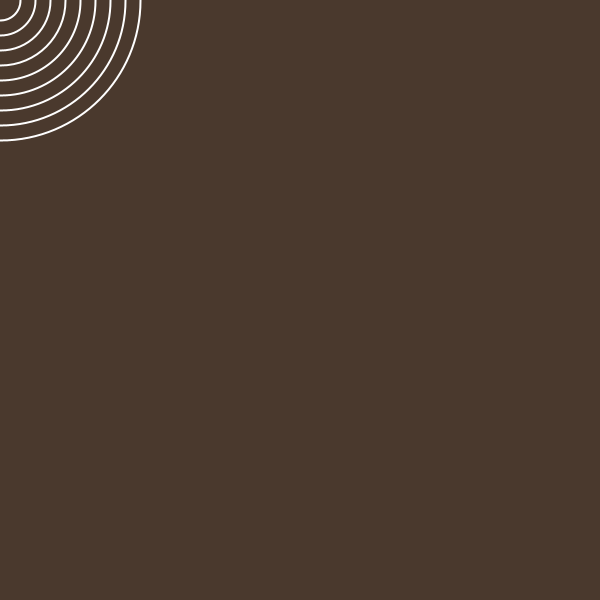
Frame 1 (no input)
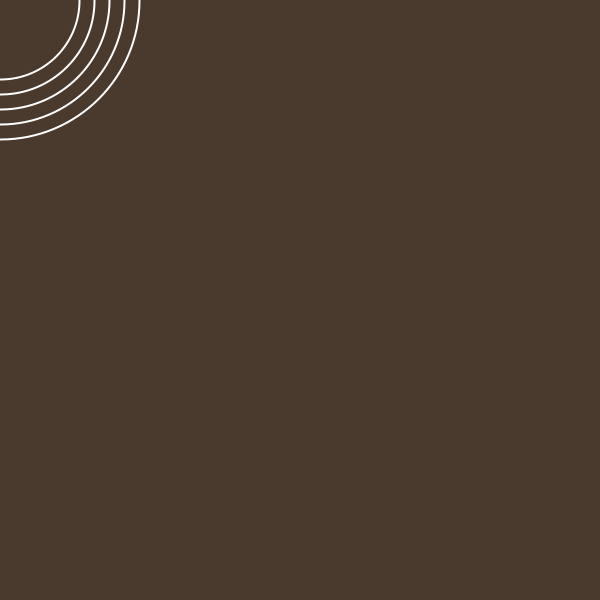
Frame 60 (the mouse pressed at the canvas centre just before this capture)
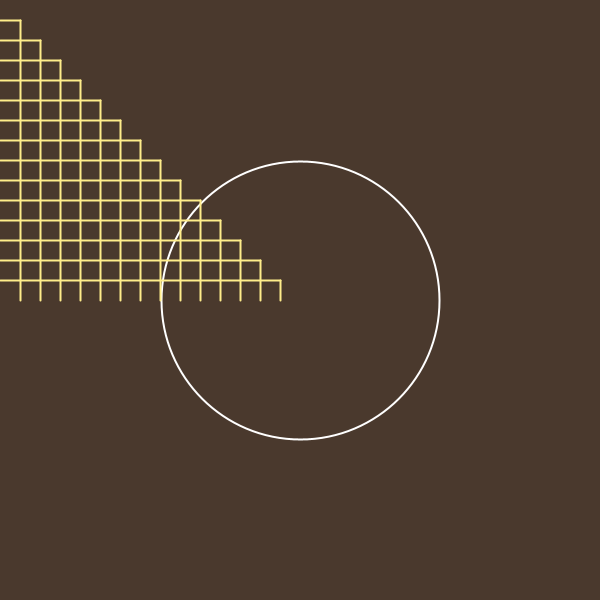
Frame 120 (the mouse held since frame 60 and released just before this capture)

The Processing sketch that drew these frames (run headless with seeded random() and noise(); from frame 60 on, the mouse is pressed at the canvas centre):

// Processing sketch: FEB_2
// ── FEB_2.pde
/*
Ayush Pandey
ap6178

INTRO TO IM
ASSIGNMENT - FEB 2

USING LOOPS TO MAKE A SIMPLE ANIMATION
*/

void setup() {
  size(600, 600);
  frameRate(100);
}

//radius for ripples
int radius = 40;

//increment for ripples (or simply, speed)
int offset = 2;

void draw() {
  background(74, 57, 45);

  //drawing each ellipse for wave-like animation
  noFill();
  stroke(255);
  strokeWeight(2);
  for (int j = radius; j < width / 2 ; j += 30) {
    ellipse(mouseX, mouseY, j, j);
  }
  
  //incrementing the radius
  radius += offset;
  
  //checking if the radius is max, then reversing it
  if (radius > width/2 || radius < 0) {
    offset = (-1) * offset;
  }
  
  //steps (inspired from Grid example)
  stroke(255, 237, 138);
  for(int j = 20; j < mouseX; j += 20){
    line(j, j, j, mouseY);
    line(0, j, j, j);
  }
}
